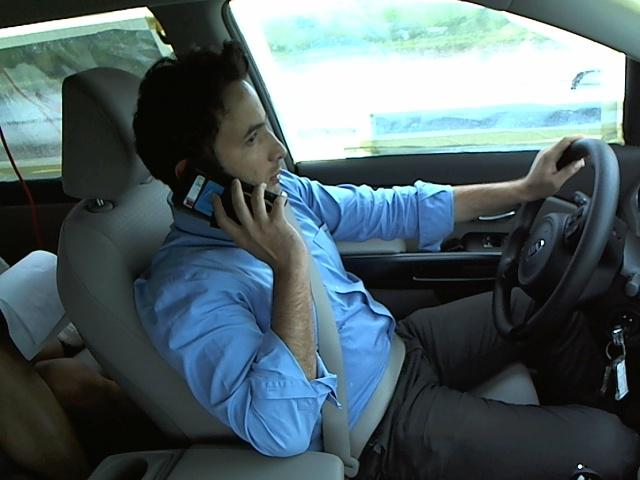
#> input picture image.jpg, 640 x 480 px
$ python transalation.py --image image.jpg
#> lines starting #> are read from the running program, lines starting #| are printed output that depends on the picture
import argparse
import imutils
import cv2

ap=argparse.ArgumentParser()
ap.add_argument("--image", required=True, help="Path to the image")
args=vars(ap.parse_args())

image=cv2.imread(args["image"])
#> image is the input picture: shape (480, 640, 3); mean B, G, R 103.1, 97.9, 80.8
cv2.imshow("original", image)

'''
M=np.float32([1, 0, 25],[0, 1, 50])
shifted=cv2.warpAffine(image, M, ([image.shape[1], image.shape[0]]))
cv2.imshow("Shifted down and right", shifted)

M=np.flaot32([1, 0, -50],[0, 1, -90])
shifted=cv2.warpAffine(image, M, (image.shape[1], image.shape[0]))
cv.imshow("Shifted up and left", shifted)'''

shifted=imutils.translate(image, 0, 100)
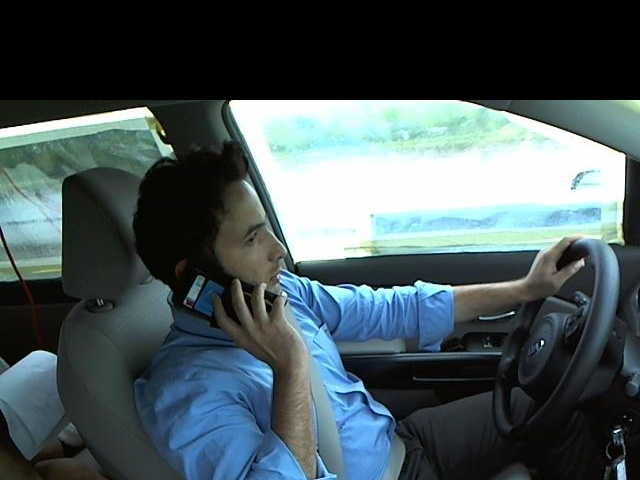
#> shifted: shape (480, 640, 3); mean B, G, R 90.5, 86.9, 72.2
cv2.imshow("Shifted down", shifted)
cv2.waitKey(0)
